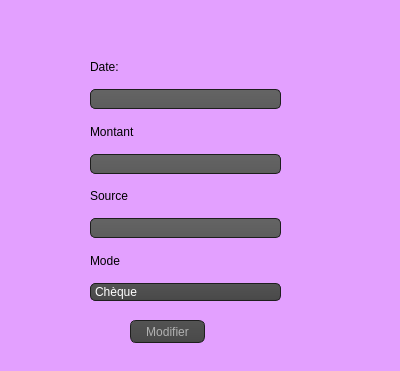
<?xml version="1.0" encoding="UTF-8"?>
<ui version="4.0">
 <class>Modifier</class>
 <widget class="QDialog" name="Modifier">
  <property name="geometry">
   <rect>
    <x>0</x>
    <y>0</y>
    <width>400</width>
    <height>371</height>
   </rect>
  </property>
  <property name="windowTitle">
   <string>Dialog</string>
  </property>
  <property name="styleSheet">
   <string notr="true">QToolTip
{
     border: 1px solid black;
     background-color: #d53cff;
     padding: 1px;
     border-radius: 3px;
     opacity: 100;
}

QWidget
{
    color: #000000;
    background-color: #e3a0ff;
}

QWidget:item:hover
{
    background-color: QLinearGradient( x1: 0, y1: 0, x2: 0, y2: 1, stop: 0 #bf00ff, stop: 1 #bf00ff);
    color: #000000;
}

QWidget:item:selected
{
    background-color: QLinearGradient( x1: 0, y1: 0, x2: 0, y2: 1, stop: 0 #d7801a, stop: 1 #d7801a);
}

QMenuBar::item
{
    background: transparent;
}

QMenuBar::item:selected
{
    background: transparent;
    border: 1px solid #ffaa00;
}

QMenuBar::item:pressed
{
    background: #444;
    border: 1px solid #000;
    background-color: QLinearGradient(
        x1:0, y1:0,
        x2:0, y2:1,
        stop:1 #212121,
        stop:0.4 #343434/*,
        stop:0.2 #343434,
        stop:0.1 #ffaa00*/
    );
    margin-bottom:-1px;
    padding-bottom:1px;
}

QMenu
{
    border: 1px solid #000;
}

QMenu::item
{
    padding: 2px 20px 2px 20px;
}

QMenu::item:selected
{
    color: #000000;
}

QWidget:disabled
{
    color: #404040;
    background-color: #323232;
}

QAbstractItemView
{
    background-color: QLinearGradient( x1: 0, y1: 0, x2: 0, y2: 1, stop: 0 #4d4d4d, stop: 0.1 #646464, stop: 1 #5d5d5d);
}

QWidget:focus
{
    /*border: 2px solid QLinearGradient( x1: 0, y1: 0, x2: 0, y2: 1, stop: 0 #ffa02f, stop: 1 #d7801a);*/
}

QLineEdit
{
    background-color: QLinearGradient( x1: 0, y1: 0, x2: 0, y2: 1, stop: 0 #4d4d4d, stop: 0 #646464, stop: 1 #5d5d5d);
    padding: 1px;
    border-style: solid;
    border: 1px solid #1e1e1e;
    border-radius: 5;
}

QPushButton
{
    color: #b1b1b1;
    background-color: QLinearGradient( x1: 0, y1: 0, x2: 0, y2: 1, stop: 0 #565656, stop: 0.1 #525252, stop: 0.5 #4e4e4e, stop: 0.9 #4a4a4a, stop: 1 #464646);
    border-width: 1px;
    border-color: #1e1e1e;
    border-style: solid;
    border-radius: 6;
    padding: 3px;
    font-size: 12px;
    padding-left: 5px;
    padding-right: 5px;
}

QPushButton:pressed
{
    background-color: QLinearGradient( x1: 0, y1: 0, x2: 0, y2: 1, stop: 0 #2d2d2d, stop: 0.1 #2b2b2b, stop: 0.5 #292929, stop: 0.9 #282828, stop: 1 #252525);
}

QComboBox
{
    selection-background-color: #ffaa00;
    background-color: QLinearGradient( x1: 0, y1: 0, x2: 0, y2: 1, stop: 0 #565656, stop: 0.1 #525252, stop: 0.5 #4e4e4e, stop: 0.9 #4a4a4a, stop: 1 #464646);
    border-style: solid;
    border: 1px solid #1e1e1e;
    border-radius: 5;
}

QComboBox:hover,QPushButton:hover
{
    border: 2px solid QLinearGradient( x1: 0, y1: 0, x2: 0, y2: 1, stop: 0 #ffa02f, stop: 1 #d7801a);
}


QComboBox:on
{
    padding-top: 3px;
    padding-left: 4px;
    background-color: QLinearGradient( x1: 0, y1: 0, x2: 0, y2: 1, stop: 0 #2d2d2d, stop: 0.1 #2b2b2b, stop: 0.5 #292929, stop: 0.9 #282828, stop: 1 #252525);
    selection-background-color: #ffaa00;
}

QComboBox QAbstractItemView
{
    border: 2px solid darkgray;
    selection-background-color: QLinearGradient( x1: 0, y1: 0, x2: 0, y2: 1, stop: 0 #ffa02f, stop: 1 #d7801a);
}

QComboBox::drop-down
{
     subcontrol-origin: padding;
     subcontrol-position: top right;
     width: 15px;

     border-left-width: 0px;
     border-left-color: darkgray;
     border-left-style: solid; /* just a single line */
     border-top-right-radius: 3px; /* same radius as the QComboBox */
     border-bottom-right-radius: 3px;
 }

QComboBox::down-arrow
{
     image: url(:/down_arrow.png);
}

QGroupBox:focus
{
border: 2px solid QLinearGradient( x1: 0, y1: 0, x2: 0, y2: 1, stop: 0 #ffa02f, stop: 1 #d7801a);
}

QTextEdit:focus
{
    border: 2px solid QLinearGradient( x1: 0, y1: 0, x2: 0, y2: 1, stop: 0 #ffa02f, stop: 1 #d7801a);
}

QScrollBar:horizontal {
     border: 1px solid #222222;
     background: QLinearGradient( x1: 0, y1: 0, x2: 0, y2: 1, stop: 0.0 #121212, stop: 0.2 #282828, stop: 1 #484848);
     height: 7px;
     margin: 0px 16px 0 16px;
}

QScrollBar::handle:horizontal
{
      background: QLinearGradient( x1: 0, y1: 0, x2: 1, y2: 0, stop: 0 #ffa02f, stop: 0.5 #d7801a, stop: 1 #ffa02f);
      min-height: 20px;
      border-radius: 2px;
}

QScrollBar::add-line:horizontal {
      border: 1px solid #1b1b19;
      border-radius: 2px;
      background: QLinearGradient( x1: 0, y1: 0, x2: 1, y2: 0, stop: 0 #ffa02f, stop: 1 #d7801a);
      width: 14px;
      subcontrol-position: right;
      subcontrol-origin: margin;
}

QScrollBar::sub-line:horizontal {
      border: 1px solid #1b1b19;
      border-radius: 2px;
      background: QLinearGradient( x1: 0, y1: 0, x2: 1, y2: 0, stop: 0 #ffa02f, stop: 1 #d7801a);
      width: 14px;
     subcontrol-position: left;
     subcontrol-origin: margin;
}

QScrollBar::right-arrow:horizontal, QScrollBar::left-arrow:horizontal
{
      border: 1px solid black;
      width: 1px;
      height: 1px;
      background: white;
}

QScrollBar::add-page:horizontal, QScrollBar::sub-page:horizontal
{
      background: none;
}

QScrollBar:vertical
{
      background: QLinearGradient( x1: 0, y1: 0, x2: 1, y2: 0, stop: 0.0 #121212, stop: 0.2 #282828, stop: 1 #484848);
      width: 7px;
      margin: 16px 0 16px 0;
      border: 1px solid #222222;
}

QScrollBar::handle:vertical
{
      background: QLinearGradient( x1: 0, y1: 0, x2: 0, y2: 1, stop: 0 #ffa02f, stop: 0.5 #d7801a, stop: 1 #ffa02f);
      min-height: 20px;
      border-radius: 2px;
}

QScrollBar::add-line:vertical
{
      border: 1px solid #1b1b19;
      border-radius: 2px;
      background: QLinearGradient( x1: 0, y1: 0, x2: 0, y2: 1, stop: 0 #ffa02f, stop: 1 #d7801a);
      height: 14px;
      subcontrol-position: bottom;
      subcontrol-origin: margin;
}

QScrollBar::sub-line:vertical
{
      border: 1px solid #1b1b19;
      border-radius: 2px;
      background: QLinearGradient( x1: 0, y1: 0, x2: 0, y2: 1, stop: 0 #d7801a, stop: 1 #ffa02f);
      height: 14px;
      subcontrol-position: top;
      subcontrol-origin: margin;
}

QScrollBar::up-arrow:vertical, QScrollBar::down-arrow:vertical
{
      border: 1px solid black;
      width: 1px;
      height: 1px;
      background: white;
}


QScrollBar::add-page:vertical, QScrollBar::sub-page:vertical
{
      background: none;
}

QTextEdit
{
    background-color: #242424;
}

QPlainTextEdit
{
    background-color: #242424;
}

QHeaderView::section
{
    background-color: QLinearGradient(x1:0, y1:0, x2:0, y2:1, stop:0 #616161, stop: 0.5 #505050, stop: 0.6 #434343, stop:1 #656565);
    color: white;
    padding-left: 4px;
    border: 1px solid #6c6c6c;
}

QCheckBox:disabled
{
color: #414141;
}

QDockWidget::title
{
    text-align: center;
    spacing: 3px; /* spacing between items in the tool bar */
    background-color: QLinearGradient(x1:0, y1:0, x2:0, y2:1, stop:0 #323232, stop: 0.5 #242424, stop:1 #323232);
}

QDockWidget::close-button, QDockWidget::float-button
{
    text-align: center;
    spacing: 1px; /* spacing between items in the tool bar */
    background-color: QLinearGradient(x1:0, y1:0, x2:0, y2:1, stop:0 #323232, stop: 0.5 #242424, stop:1 #323232);
}

QDockWidget::close-button:hover, QDockWidget::float-button:hover
{
    background: #242424;
}

QDockWidget::close-button:pressed, QDockWidget::float-button:pressed
{
    padding: 1px -1px -1px 1px;
}

QMainWindow::separator
{
    background-color: QLinearGradient(x1:0, y1:0, x2:0, y2:1, stop:0 #161616, stop: 0.5 #151515, stop: 0.6 #212121, stop:1 #343434);
    color: white;
    padding-left: 4px;
    border: 1px solid #4c4c4c;
    spacing: 3px; /* spacing between items in the tool bar */
}

QMainWindow::separator:hover
{

    background-color: QLinearGradient(x1:0, y1:0, x2:0, y2:1, stop:0 #d7801a, stop:0.5 #b56c17 stop:1 #ffa02f);
    color: white;
    padding-left: 4px;
    border: 1px solid #6c6c6c;
    spacing: 3px; /* spacing between items in the tool bar */
}

QToolBar::handle
{
     spacing: 3px; /* spacing between items in the tool bar */
     background: url(:/images/handle.png);
}

QMenu::separator
{
    height: 2px;
    background-color: QLinearGradient(x1:0, y1:0, x2:0, y2:1, stop:0 #161616, stop: 0.5 #151515, stop: 0.6 #212121, stop:1 #343434);
    color: white;
    padding-left: 4px;
    margin-left: 10px;
    margin-right: 5px;
}

QProgressBar
{
    border: 2px solid grey;
    border-radius: 5px;
    text-align: center;
}

QProgressBar::chunk
{
    background-color: #d7801a;
    width: 2.15px;
    margin: 0.5px;
}

QTabBar::tab {
    color: #b1b1b1;
    border: 1px solid #444;
    border-bottom-style: none;
    background-color: #323232;
    padding-left: 10px;
    padding-right: 10px;
    padding-top: 3px;
    padding-bottom: 2px;
    margin-right: -1px;
}

QTabWidget::pane {
    border: 1px solid #444;
    top: 1px;
}

QTabBar::tab:last
{
    margin-right: 0; /* the last selected tab has nothing to overlap with on the right */
    border-top-right-radius: 3px;
}

QTabBar::tab:first:!selected
{
 margin-left: 0px; /* the last selected tab has nothing to overlap with on the right */


    border-top-left-radius: 3px;
}

QTabBar::tab:!selected
{
    color: #b1b1b1;
    border-bottom-style: solid;
    margin-top: 3px;
    background-color: QLinearGradient(x1:0, y1:0, x2:0, y2:1, stop:1 #212121, stop:.4 #343434);
}

QTabBar::tab:selected
{
    border-top-left-radius: 3px;
    border-top-right-radius: 3px;
    margin-bottom: 0px;
}

QTabBar::tab:!selected:hover
{
    /*border-top: 2px solid #ffaa00;
    padding-bottom: 3px;*/
    border-top-left-radius: 3px;
    border-top-right-radius: 3px;
    background-color: QLinearGradient(x1:0, y1:0, x2:0, y2:1, stop:1 #212121, stop:0.4 #343434, stop:0.2 #343434, stop:0.1 #ffaa00);
}

QRadioButton::indicator:checked, QRadioButton::indicator:unchecked{
    color: #b1b1b1;
    background-color: #323232;
    border: 1px solid #b1b1b1;
    border-radius: 6px;
}

QRadioButton::indicator:checked
{
    background-color: qradialgradient(
        cx: 0.5, cy: 0.5,
        fx: 0.5, fy: 0.5,
        radius: 1.0,
        stop: 0.25 #ffaa00,
        stop: 0.3 #323232
    );
}

QCheckBox::indicator{
    color: #b1b1b1;
    background-color: #323232;
    border: 1px solid #b1b1b1;
    width: 9px;
    height: 9px;
}

QRadioButton::indicator
{
    border-radius: 6px;
}

QRadioButton::indicator:hover, QCheckBox::indicator:hover
{
    border: 1px solid #ffaa00;
}

QCheckBox::indicator:checked
{
    image:url(:/images/checkbox.png);
}

QCheckBox::indicator:disabled, QRadioButton::indicator:disabled
{
    border: 1px solid #444;
}</string>
  </property>
  <widget class="QWidget" name="verticalLayoutWidget">
   <property name="geometry">
    <rect>
     <x>90</x>
     <y>50</y>
     <width>191</width>
     <height>251</height>
    </rect>
   </property>
   <layout class="QVBoxLayout" name="verticalLayout">
    <item>
     <widget class="QLabel" name="label_4">
      <property name="text">
       <string>Date:</string>
      </property>
     </widget>
    </item>
    <item>
     <widget class="QLineEdit" name="lineEdit_Datem">
      <property name="styleSheet">
       <string notr="true">color: rgb(255, 255, 255);</string>
      </property>
     </widget>
    </item>
    <item>
     <widget class="QLabel" name="label_5">
      <property name="text">
       <string>Montant</string>
      </property>
     </widget>
    </item>
    <item>
     <widget class="QLineEdit" name="lineEdit_Montantm">
      <property name="styleSheet">
       <string notr="true">color: rgb(255, 255, 255);</string>
      </property>
     </widget>
    </item>
    <item>
     <widget class="QLabel" name="label_3">
      <property name="text">
       <string>Source</string>
      </property>
     </widget>
    </item>
    <item>
     <widget class="QLineEdit" name="lineEdit_Sourcem">
      <property name="styleSheet">
       <string notr="true">color: rgb(255, 255, 255);</string>
      </property>
     </widget>
    </item>
    <item>
     <widget class="QLabel" name="label">
      <property name="text">
       <string>Mode</string>
      </property>
     </widget>
    </item>
    <item>
     <widget class="QComboBox" name="comboBoxm">
      <property name="styleSheet">
       <string notr="true">color: rgb(255, 255, 255);</string>
      </property>
      <item>
       <property name="text">
        <string>Chèque</string>
       </property>
      </item>
      <item>
       <property name="text">
        <string>Carte bancaire</string>
       </property>
      </item>
      <item>
       <property name="text">
        <string>Espece</string>
       </property>
      </item>
     </widget>
    </item>
   </layout>
  </widget>
  <widget class="QPushButton" name="pushButton">
   <property name="geometry">
    <rect>
     <x>130</x>
     <y>320</y>
     <width>75</width>
     <height>23</height>
    </rect>
   </property>
   <property name="text">
    <string>Modifier</string>
   </property>
  </widget>
 </widget>
 <resources/>
 <connections/>
</ui>
